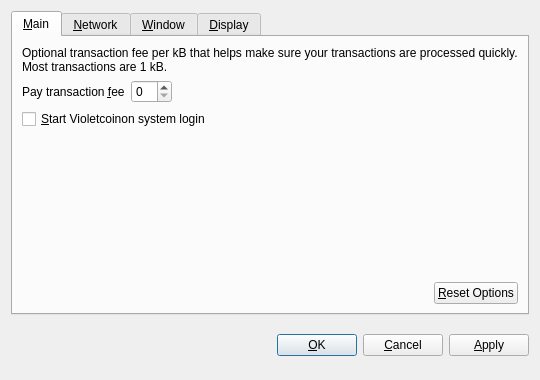
<?xml version="1.0" encoding="UTF-8"?>
<ui version="4.0">
 <class>OptionsDialog</class>
 <widget class="QDialog" name="OptionsDialog">
  <property name="geometry">
   <rect>
    <x>0</x>
    <y>0</y>
    <width>540</width>
    <height>380</height>
   </rect>
  </property>
  <property name="windowTitle">
   <string>Options</string>
  </property>
  <property name="modal">
   <bool>true</bool>
  </property>
  <layout class="QVBoxLayout" name="verticalLayout">
   <item>
    <widget class="QTabWidget" name="tabWidget">
     <property name="tabPosition">
      <enum>QTabWidget::North</enum>
     </property>
     <property name="currentIndex">
      <number>0</number>
     </property>
     <widget class="QWidget" name="tabMain">
      <attribute name="title">
       <string>&amp;Main</string>
      </attribute>
      <layout class="QVBoxLayout" name="verticalLayout_Main">
       <item>
        <widget class="QLabel" name="transactionFeeInfoLabel">
         <property name="text">
          <string>Optional transaction fee per kB that helps make sure your transactions are processed quickly. Most transactions are 1 kB.</string>
         </property>
         <property name="textFormat">
          <enum>Qt::PlainText</enum>
         </property>
         <property name="wordWrap">
          <bool>true</bool>
         </property>
        </widget>
       </item>
       <item>
        <layout class="QHBoxLayout" name="horizontalLayout_1_Main">
         <item>
          <widget class="QLabel" name="transactionFeeLabel">
           <property name="text">
            <string>Pay transaction &amp;fee</string>
           </property>
           <property name="textFormat">
            <enum>Qt::PlainText</enum>
           </property>
           <property name="buddy">
            <cstring>transactionFee</cstring>
           </property>
          </widget>
         </item>
         <item>
          <widget class="BitcoinAmountField" name="transactionFee"/>
         </item>
         <item>
          <spacer name="horizontalSpacer_1_Main">
           <property name="orientation">
            <enum>Qt::Horizontal</enum>
           </property>
           <property name="sizeHint" stdset="0">
            <size>
             <width>40</width>
             <height>20</height>
            </size>
           </property>
          </spacer>
         </item>
        </layout>
       </item>
       <item>
        <widget class="QCheckBox" name="bitcoinAtStartup">
         <property name="toolTip">
          <string>Automatically start Violetcoinafter logging in to the system.</string>
         </property>
         <property name="text">
          <string>&amp;Start Violetcoinon system login</string>
         </property>
        </widget>
       </item>
       <item>
        <spacer name="verticalSpacer_Main">
         <property name="orientation">
          <enum>Qt::Vertical</enum>
         </property>
         <property name="sizeHint" stdset="0">
          <size>
           <width>20</width>
           <height>40</height>
          </size>
         </property>
        </spacer>
       </item>
       <item>
        <layout class="QHBoxLayout" name="horizontalLayout_2_Main">
         <item>
          <spacer name="horizontalSpacer_2_Main">
           <property name="orientation">
            <enum>Qt::Horizontal</enum>
           </property>
           <property name="sizeHint" stdset="0">
            <size>
             <width>40</width>
             <height>20</height>
            </size>
           </property>
          </spacer>
         </item>
         <item>
          <widget class="QPushButton" name="resetButton">
           <property name="toolTip">
            <string>Reset all client options to default.</string>
           </property>
           <property name="text">
            <string>&amp;Reset Options</string>
           </property>
           <property name="autoDefault">
            <bool>false</bool>
           </property>
          </widget>
         </item>
        </layout>
       </item>
      </layout>
     </widget>
     <widget class="QWidget" name="tabNetwork">
      <attribute name="title">
       <string>&amp;Network</string>
      </attribute>
      <layout class="QVBoxLayout" name="verticalLayout_Network">
       <item>
        <widget class="QCheckBox" name="mapPortUpnp">
         <property name="toolTip">
          <string>Automatically open the Bitcoin client port on the router. This only works when your router supports UPnP and it is enabled.</string>
         </property>
         <property name="text">
          <string>Map port using &amp;UPnP</string>
         </property>
        </widget>
       </item>
       <item>
        <widget class="QCheckBox" name="connectSocks">
         <property name="toolTip">
          <string>Connect to the Bitcoin network through a SOCKS proxy (e.g. when connecting through Tor).</string>
         </property>
         <property name="text">
          <string>&amp;Connect through SOCKS proxy:</string>
         </property>
        </widget>
       </item>
       <item>
        <layout class="QHBoxLayout" name="horizontalLayout_Network">
         <item>
          <widget class="QLabel" name="proxyIpLabel">
           <property name="text">
            <string>Proxy &amp;IP:</string>
           </property>
           <property name="textFormat">
            <enum>Qt::PlainText</enum>
           </property>
           <property name="buddy">
            <cstring>proxyIp</cstring>
           </property>
          </widget>
         </item>
         <item>
          <widget class="QValidatedLineEdit" name="proxyIp">
           <property name="maximumSize">
            <size>
             <width>140</width>
             <height>16777215</height>
            </size>
           </property>
           <property name="toolTip">
            <string>IP address of the proxy (e.g. 127.0.0.1)</string>
           </property>
          </widget>
         </item>
         <item>
          <widget class="QLabel" name="proxyPortLabel">
           <property name="text">
            <string>&amp;Port:</string>
           </property>
           <property name="textFormat">
            <enum>Qt::PlainText</enum>
           </property>
           <property name="buddy">
            <cstring>proxyPort</cstring>
           </property>
          </widget>
         </item>
         <item>
          <widget class="QLineEdit" name="proxyPort">
           <property name="maximumSize">
            <size>
             <width>55</width>
             <height>16777215</height>
            </size>
           </property>
           <property name="toolTip">
            <string>Port of the proxy (e.g. 9050)</string>
           </property>
          </widget>
         </item>
         <item>
          <widget class="QLabel" name="socksVersionLabel">
           <property name="text">
            <string>SOCKS &amp;Version:</string>
           </property>
           <property name="textFormat">
            <enum>Qt::PlainText</enum>
           </property>
           <property name="buddy">
            <cstring>socksVersion</cstring>
           </property>
          </widget>
         </item>
         <item>
          <widget class="QValueComboBox" name="socksVersion">
           <property name="toolTip">
            <string>SOCKS version of the proxy (e.g. 5)</string>
           </property>
          </widget>
         </item>
         <item>
          <spacer name="horizontalSpacer_Network">
           <property name="orientation">
            <enum>Qt::Horizontal</enum>
           </property>
           <property name="sizeHint" stdset="0">
            <size>
             <width>40</width>
             <height>20</height>
            </size>
           </property>
          </spacer>
         </item>
        </layout>
       </item>
       <item>
        <spacer name="verticalSpacer_Network">
         <property name="orientation">
          <enum>Qt::Vertical</enum>
         </property>
         <property name="sizeHint" stdset="0">
          <size>
           <width>20</width>
           <height>40</height>
          </size>
         </property>
        </spacer>
       </item>
      </layout>
     </widget>
     <widget class="QWidget" name="tabWindow">
      <attribute name="title">
       <string>&amp;Window</string>
      </attribute>
      <layout class="QVBoxLayout" name="verticalLayout_Window">
       <item>
        <widget class="QCheckBox" name="minimizeToTray">
         <property name="toolTip">
          <string>Show only a tray icon after minimizing the window.</string>
         </property>
         <property name="text">
          <string>&amp;Minimize to the tray instead of the taskbar</string>
         </property>
        </widget>
       </item>
       <item>
        <widget class="QCheckBox" name="minimizeOnClose">
         <property name="toolTip">
          <string>Minimize instead of exit the application when the window is closed. When this option is enabled, the application will be closed only after selecting Quit in the menu.</string>
         </property>
         <property name="text">
          <string>M&amp;inimize on close</string>
         </property>
        </widget>
       </item>
       <item>
        <spacer name="verticalSpacer_Window">
         <property name="orientation">
          <enum>Qt::Vertical</enum>
         </property>
         <property name="sizeHint" stdset="0">
          <size>
           <width>20</width>
           <height>40</height>
          </size>
         </property>
        </spacer>
       </item>
      </layout>
     </widget>
     <widget class="QWidget" name="tabDisplay">
      <attribute name="title">
       <string>&amp;Display</string>
      </attribute>
      <layout class="QVBoxLayout" name="verticalLayout_Display">
       <item>
        <layout class="QHBoxLayout" name="horizontalLayout_1_Display">
         <item>
          <widget class="QLabel" name="langLabel">
           <property name="text">
            <string>User Interface &amp;language:</string>
           </property>
           <property name="textFormat">
            <enum>Qt::PlainText</enum>
           </property>
           <property name="buddy">
            <cstring>lang</cstring>
           </property>
          </widget>
         </item>
         <item>
          <widget class="QValueComboBox" name="lang">
           <property name="toolTip">
            <string>The user interface language can be set here. This setting will take effect after restarting Bitcoin.</string>
           </property>
          </widget>
         </item>
        </layout>
       </item>
       <item>
        <layout class="QHBoxLayout" name="horizontalLayout_2_Display">
         <item>
          <widget class="QLabel" name="unitLabel">
           <property name="text">
            <string>&amp;Unit to show amounts in:</string>
           </property>
           <property name="textFormat">
            <enum>Qt::PlainText</enum>
           </property>
           <property name="buddy">
            <cstring>unit</cstring>
           </property>
          </widget>
         </item>
         <item>
          <widget class="QValueComboBox" name="unit">
           <property name="toolTip">
            <string>Choose the default subdivision unit to show in the interface and when sending coins.</string>
           </property>
          </widget>
         </item>
        </layout>
       </item>
       <item>
        <widget class="QCheckBox" name="displayAddresses">
         <property name="toolTip">
          <string>Whether to show Bitcoin addresses in the transaction list or not.</string>
         </property>
         <property name="text">
          <string>&amp;Display addresses in transaction list</string>
         </property>
        </widget>
       </item>
       <item>
        <spacer name="verticalSpacer_Display">
         <property name="orientation">
          <enum>Qt::Vertical</enum>
         </property>
         <property name="sizeHint" stdset="0">
          <size>
           <width>20</width>
           <height>40</height>
          </size>
         </property>
        </spacer>
       </item>
      </layout>
     </widget>
    </widget>
   </item>
   <item>
    <layout class="QHBoxLayout" name="horizontalLayout_Buttons">
     <item>
      <spacer name="horizontalSpacer_1">
       <property name="orientation">
        <enum>Qt::Horizontal</enum>
       </property>
       <property name="sizeHint" stdset="0">
        <size>
         <width>40</width>
         <height>48</height>
        </size>
       </property>
      </spacer>
     </item>
     <item>
      <widget class="QLabel" name="statusLabel">
       <property name="font">
        <font>
         <weight>75</weight>
         <bold>true</bold>
        </font>
       </property>
       <property name="text">
        <string/>
       </property>
       <property name="textFormat">
        <enum>Qt::PlainText</enum>
       </property>
       <property name="wordWrap">
        <bool>true</bool>
       </property>
      </widget>
     </item>
     <item>
      <spacer name="horizontalSpacer_2">
       <property name="orientation">
        <enum>Qt::Horizontal</enum>
       </property>
       <property name="sizeHint" stdset="0">
        <size>
         <width>40</width>
         <height>48</height>
        </size>
       </property>
      </spacer>
     </item>
     <item>
      <widget class="QPushButton" name="okButton">
       <property name="text">
        <string>&amp;OK</string>
       </property>
      </widget>
     </item>
     <item>
      <widget class="QPushButton" name="cancelButton">
       <property name="text">
        <string>&amp;Cancel</string>
       </property>
       <property name="autoDefault">
        <bool>false</bool>
       </property>
      </widget>
     </item>
     <item>
      <widget class="QPushButton" name="applyButton">
       <property name="text">
        <string>&amp;Apply</string>
       </property>
       <property name="autoDefault">
        <bool>false</bool>
       </property>
      </widget>
     </item>
    </layout>
   </item>
  </layout>
 </widget>
 <customwidgets>
  <customwidget>
   <class>BitcoinAmountField</class>
   <extends>QSpinBox</extends>
   <header>bitcoinamountfield.h</header>
  </customwidget>
  <customwidget>
   <class>QValueComboBox</class>
   <extends>QComboBox</extends>
   <header>qvaluecombobox.h</header>
  </customwidget>
  <customwidget>
   <class>QValidatedLineEdit</class>
   <extends>QLineEdit</extends>
   <header>qvalidatedlineedit.h</header>
  </customwidget>
 </customwidgets>
 <resources/>
 <connections/>
</ui>
